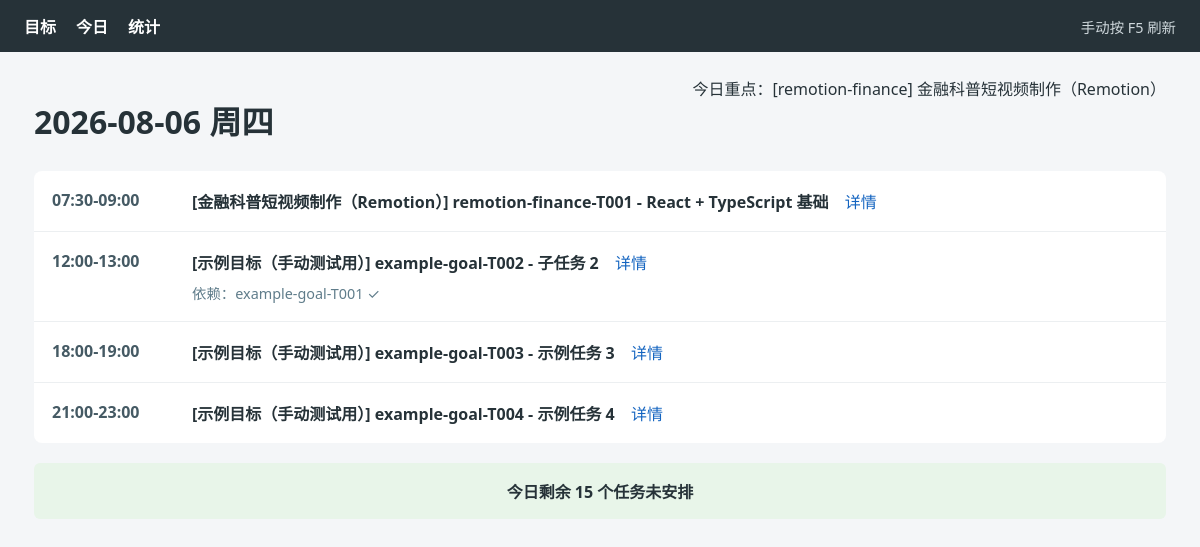
Page /today on the committed database.
### tables this page shows
CREATE TABLE goals (
  slug TEXT PRIMARY KEY,
  name TEXT NOT NULL,
  description TEXT,
  status TEXT NOT NULL DEFAULT 'active',
  total_tasks INTEGER DEFAULT 0,
  completed_tasks INTEGER DEFAULT 0,
  created_at TEXT NOT NULL,
  updated_at TEXT NOT NULL
);

CREATE TABLE tasks (
  id TEXT PRIMARY KEY,
  goal_slug TEXT NOT NULL,
  sequence INTEGER NOT NULL,
  title TEXT NOT NULL,
  description TEXT,
  estimated_hours REAL,
  depends_on TEXT,
  status TEXT NOT NULL DEFAULT 'pending',
  last_reminded_at TEXT,
  completed_at TEXT,
  created_at TEXT NOT NULL,
  updated_at TEXT NOT NULL,
  FOREIGN KEY (goal_slug) REFERENCES goals(slug)
);

### dashboard/app.py (the view)
    @flask_app.get("/today")
    def today():
        return render_template("today.html", view=_today_view(date.today().isoformat()))

### scripts/db.py (called while the page is built)
def get_conn() -> sqlite3.Connection:
    conn = sqlite3.connect(DB_PATH)
    conn.row_factory = sqlite3.Row
    conn.execute("PRAGMA foreign_keys = ON")
    return conn

def _row_to_dict(row: sqlite3.Row) -> dict:
    return {k: row[k] for k in row.keys()}

def get_goal(slug: str) -> dict | None:
    with get_conn() as conn:
        row = conn.execute("SELECT * FROM goals WHERE slug = ?", (slug,)).fetchone()
        return _row_to_dict(row) if row else None

def list_goals(status: str | None = None) -> list[dict]:
    with get_conn() as conn:
        if status is None:
            rows = conn.execute("SELECT * FROM goals ORDER BY created_at").fetchall()
        else:
            rows = conn.execute(
                "SELECT * FROM goals WHERE status = ? ORDER BY created_at",
                (status,),
            ).fetchall()
        return [_row_to_dict(r) for r in rows]

def get_task(id: str) -> dict | None:
    with get_conn() as conn:
        row = conn.execute("SELECT * FROM tasks WHERE id = ?", (id,)).fetchone()
        if row is None:
            return None
        d = _row_to_dict(row)
        d["depends_on"] = json.loads(d["depends_on"]) if d["depends_on"] else []
        return d

def list_tasks(goal_slug: str | None = None, status: str | None = None) -> list[dict]:
    query = "SELECT * FROM tasks WHERE 1=1"
    params: list = []
    if goal_slug is not None:
        query += " AND goal_slug = ?"
        params.append(goal_slug)
    if status is not None:
        query += " AND status = ?"
        params.append(status)
    query += " ORDER BY goal_slug, sequence"
    with get_conn() as conn:
        rows = conn.execute(query, params).fetchall()
        out = []
        for r in rows:
            d = _row_to_dict(r)
            d["depends_on"] = json.loads(d["depends_on"]) if d["depends_on"] else []
            out.append(d)
        return out

def list_eligible_tasks(goal_slug: str | None = None) -> list[dict]:
    candidates = list_tasks(goal_slug=goal_slug, status="pending")
    out = []
    for t in candidates:
        if t["status"] == "archived":
            continue
        all_done = True
        for dep_id in t["depends_on"]:
            dep = get_task(dep_id)
            if dep is None or dep["status"] != "done":
                all_done = False
                break
        if all_done:
            out.append(t)
    return out

def get_today_focus() -> str | None:
    return get_setting("today_focus")

### dashboard/templates/today.html (shortened to what this page needs)
{% extends "base.html" %}
{% block content %}
  <header class="page-header">
    <div><h1>{{ view.date }} {{ view.weekday }}</h1></div>
    <div>今日重点：{% if view.focus_goal %}[{{ view.focus_goal.slug }}] {{ view.focus_goal.name }}{% else %}未设置{% endif %}</div>
  </header>
  <section class="timeline">
    {% for row in view.slot_rows %}
      <article class="timeline-row">
        <time>{{ row.slot.start }}-{{ row.slot.end }}</time>
        <div class="timeline-content">
          {% if row.task %}
            <strong>{{ row.task_label }}</strong>
            <a href="{{ url_for('goal_detail', slug=row.goal.slug) }}">详情</a>
            {% if row.dependencies %}
              <div class="dependencies">依赖：{% for dep in row.dependencies %}{{ dep.id }} {{ "✓" if dep.done else "未完成" }}{% if not loop.last %}，{% endif %}{% endfor %}</div>
            {% endif %}
          {% else %}
            <span class="empty-slot">──────────（无任务）</span>
          {% endif %}
        </div>
      </article>
    {% endfor %}
  </section>
  <footer class="schedule-footer">
    {% if view.remaining %}今日剩余 {{ view.remaining }} 个任务未安排{% else %}全部任务已完成{% endif %}
  </footer>
{% endblock %}

### dashboard/static/style.css (style rules this page uses)
:root { color-scheme: light; font-family: system-ui, -apple-system, "Segoe UI", sans-serif; color: #263238; background: #f4f6f8; }
* { box-sizing: border-box; }
body { margin: 0; }
a { color: #1565c0; text-decoration: none; }
.page-header { display: flex; justify-content: space-between; align-items: flex-start; gap: 24px; }
.page-header h1 { margin-bottom: 8px; }
.timeline { margin-top: 20px; background: #fff; border-radius: 8px; }
.timeline-row { display: grid; grid-template-columns: 120px 1fr; gap: 20px; padding: 18px; border-bottom: 1px solid #eceff1; }
.timeline-row:last-child { border-bottom: 0; }
.timeline-row time { font-weight: 700; color: #455a64; }
.timeline-content a { margin-left: 12px; }
.dependencies { margin-top: 8px; color: #607d8b; font-size: 0.9rem; }
.schedule-footer { margin-top: 20px; padding: 16px; text-align: center; font-weight: 600; background: #e8f5e9; border-radius: 6px; }

### rows in the picture
goals: focus_goal.slug "remotion-finance", focus_goal.name "金融科普短视频制作（Remotion）"
tasks: id "example-goal-T001", done "✓"

### other values in the picture
{{ view.date }} "2026-08-06"
{{ view.weekday }} "周四"
{{ row.slot.start }} "07:30" "12:00" "18:00" "21:00"
{{ row.slot.end }} "09:00" "13:00" "19:00" "23:00"
{{ row.task_label }} "[金融科普短视频制作（Remotion）] remotion-finance-T001 - React + TypeScript 基础" "[示例目标（手动测试用）] example-goal-T002 - 子任务 2" "[示例目标（手动测试用）] example-goal-T003 - 示例任务 3" "[示例目标（手动测试用）] example-goal-T004 - 示例任务 4"
{{ view.remaining }} "15"
